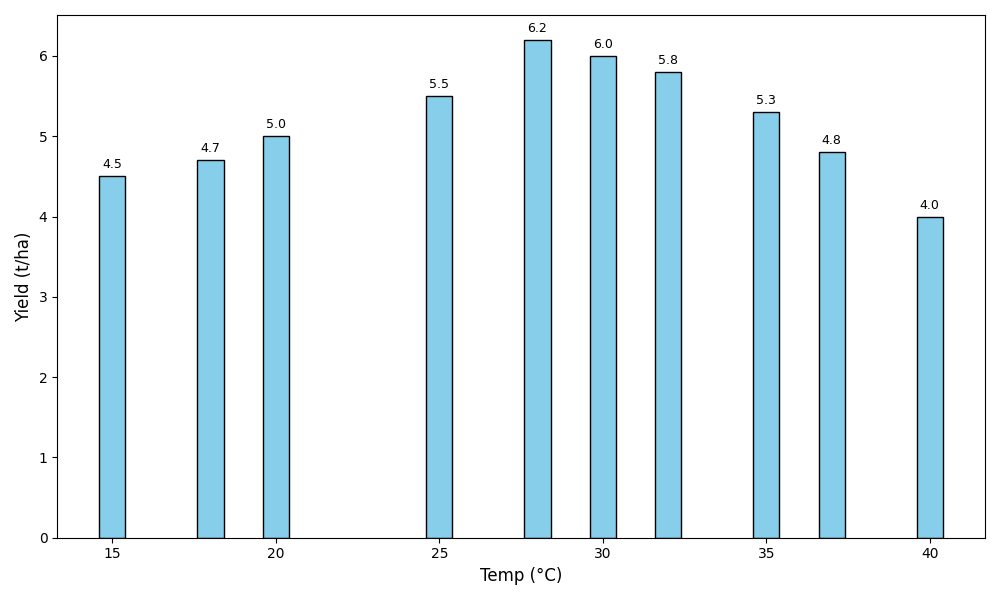

Python code for this plot:
import matplotlib.pyplot as plt
import numpy as np

# Data
temperature = np.array([25, 32, 18, 30, 15, 40, 37, 20, 35, 28])
crop_yield = np.array([5.5, 5.8, 4.7, 6.0, 4.5, 4.0, 4.8, 5.0, 5.3, 6.2])

# Sort data
sorted_indices = np.argsort(crop_yield)
sorted_temperature = temperature[sorted_indices]
sorted_crop_yield = crop_yield[sorted_indices]

# Create bar chart
fig, ax = plt.subplots(figsize=(10, 6))  # Adjusted figure size
ax.bar(sorted_temperature, sorted_crop_yield, color='skyblue', edgecolor='k')

# Labels
ax.set_xlabel("Temp (°C)", fontsize=12)
ax.set_ylabel("Yield (t/ha)", fontsize=12)

# Annotate bars
for x, y in zip(sorted_temperature, sorted_crop_yield):
    ax.text(x, y + 0.1, f"{y:.1f}", fontsize=9, ha='center', color='black')

plt.tight_layout()
plt.show()
